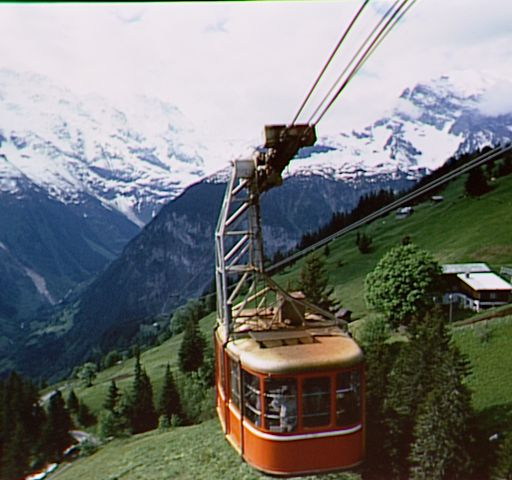
#> input picture S2/MMD/tp4/img.jpg, 512 x 480 px
$ python decode.py
#> lines starting #> are read from the running program, lines starting #| are printed output that depends on the picture; after the words box and inside, x2 and y2 are one past the last pixel; in counts of white or black regions, pixels touching at a corner belong together
import cv2
import numpy as np


def rle(image):
    if not image:
        return []

    runs = []
    current_value = image[0]
    count = 1
    for pixel in image[1:]:
        if pixel == current_value:
            count += 1
        else:
            runs.append((current_value, count))
            current_value = pixel
            count = 1
    runs.append((current_value, count))

    result = []
    current_literal = []

    for value, count in runs:
        if count >= 3:
            while current_literal:
                chunk_length = min(len(current_literal), 127)
                chunk = current_literal[:chunk_length]
                result.append(chunk_length)
                result.extend(chunk)
                current_literal = current_literal[chunk_length:]

            result.append(128 + count)
            result.append(value)
        else:

            current_literal.extend([value] * count)

            while len(current_literal) >= 127:
                chunk = current_literal[:127]
                result.append(127)
                result.extend(chunk)
                current_literal = current_literal[127:]

    while current_literal:
        chunk_length = min(len(current_literal), 127)
        chunk = current_literal[:chunk_length]
        result.append(chunk_length)
        result.extend(chunk)
        current_literal = current_literal[chunk_length:]

    return result


def process_image(image_path, output_txt_path):
#> called with image_path = 'img.jpg', output_txt_path = 'result.txt'
    image = cv2.imread(image_path, cv2.IMREAD_GRAYSCALE)
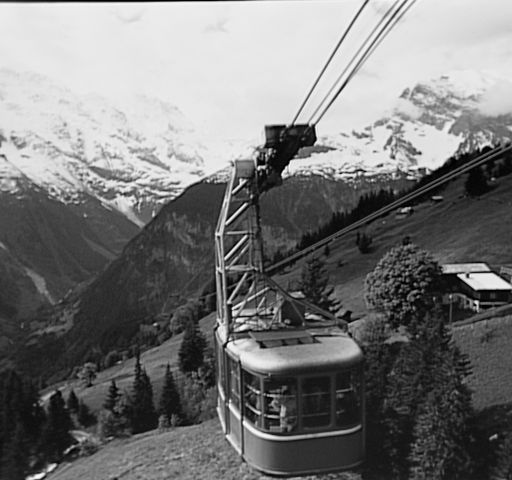
#> image: shape (480, 512); min 0, max 255, mean 119.1

    threshold = 128
    _, binary_image = cv2.threshold(image, threshold, 1, cv2.THRESH_BINARY_INV)
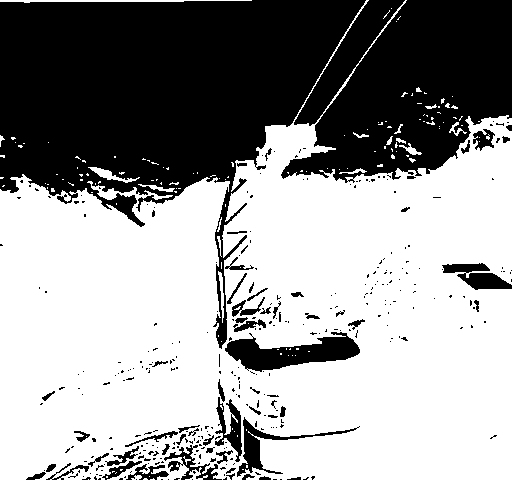
#> binary_image: shape (480, 512); values 0 (black) and 1 (white), 60.2% white; 341 black regions (283 under 20 px), largest, box (x1, y1, x2, y2) and area: (0, 0, 366, 349) 57907, (281, 0, 512, 183) 28856, (225, 332, 360, 372) 2816

    binary_array = binary_image.flatten().tolist()
#> binary_array = 245760 items

    encoded_image = rle(binary_array)
#> in rle, `current_value = image[0]`: current_value = 1
#> after the loop in rle, `for pixel in image[1:]:`: runs = 6452 pairs, first value 0 to 1, second value 1 to 887
#> the loop in rle, `for value, count in runs:` made 6453 passes
#> (value, count) on passes 1 to 3: (1, 252), (0, 114), (1, 3)
#> after the loop in rle, `for value, count in runs:`: current_literal = []; result = 13593 values, max 1015 at index 9279, min 0 at index 3, mean 60.94
#> encoded_image has the same summary as result in rle

    with open(output_txt_path, "w") as file:
        file.write(" ".join(map(str, encoded_image)))

    print(f"Encoded image saved to {output_txt_path}")


image_path = "img.jpg"
output_path = "result.txt"
process_image(image_path, output_path)

$ run again, with S2/MMD/tp4/image.jpg copied over S2/MMD/tp4/img.jpg
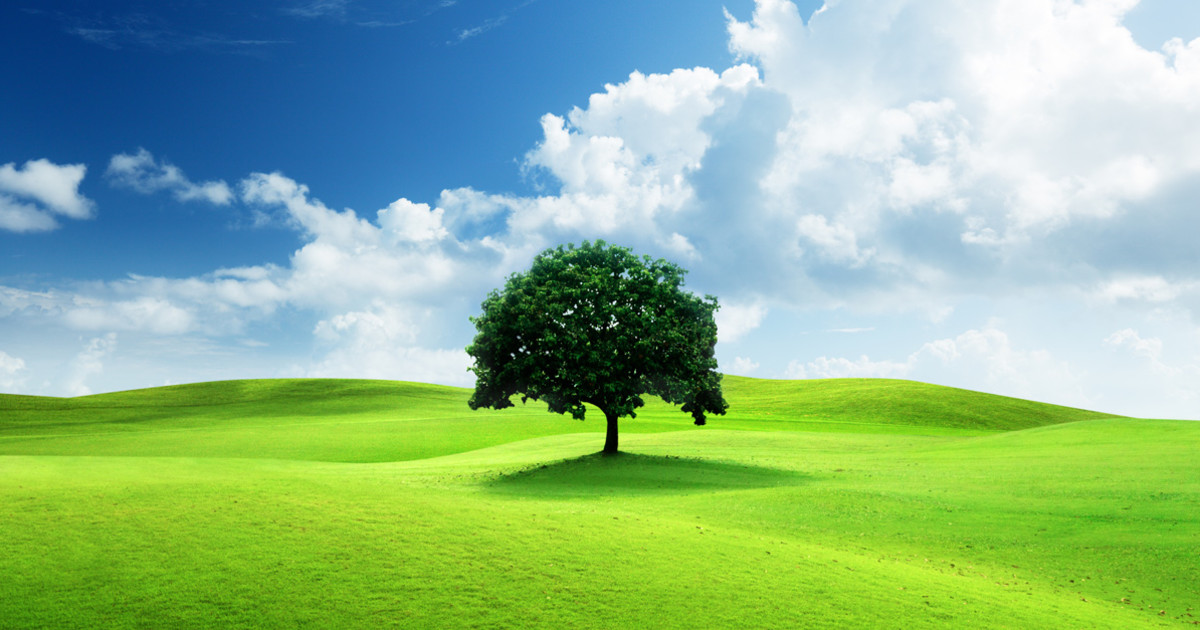
#> input picture S2/MMD/tp4/image.jpg, 1200 x 630 px
#> in process_image, `image = cv2.imread(image_path, cv2.IMREAD_GRAYSCALE)`:
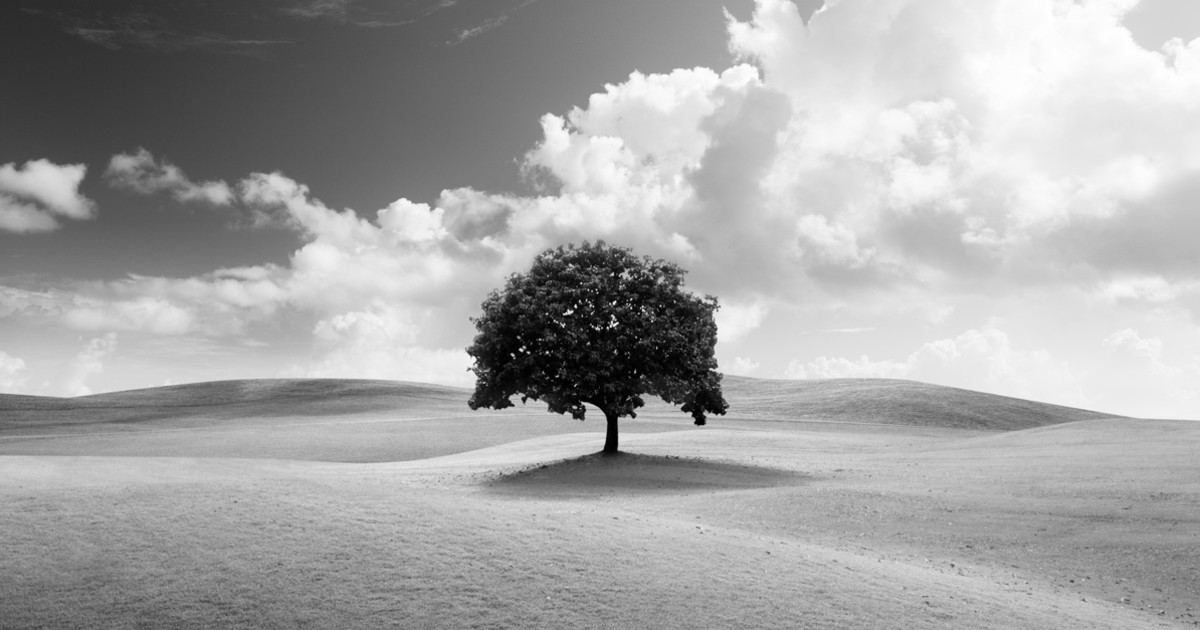
#> image: shape (630, 1200); min 0, max 255, mean 165.3
#> in process_image, `_, binary_image = cv2.threshold(image, threshold, 1, cv2.THRESH_BINARY..`:
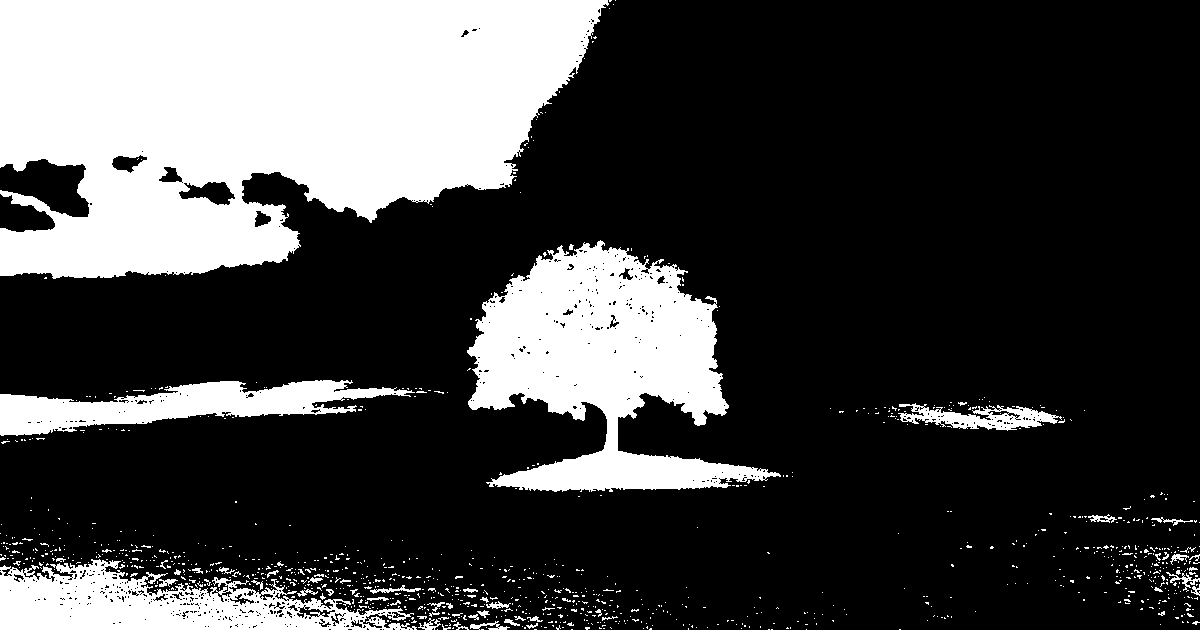
#> binary_image: shape (630, 1200); values 0 (black) and 1 (white), 26.3% white; 1068 white regions (1012 under 20 px), largest, box (x1, y1, x2, y2) and area: (0, 0, 609, 279) 123678, (467, 240, 781, 492) 40501, (0, 559, 417, 630) 15875
#> binary_array = 756000 items
#> current_value = 1
#> after the loop in rle, `for pixel in image[1:]:`: runs = 11523 pairs, first value 0 to 1, second value 1 to 5693
#> the loop in rle, `for value, count in runs:` made 11524 passes
#> (value, count) on passes 1 to 3: (1, 608), (0, 1), (1, 3)
#> after the loop in rle, `for value, count in runs:`: current_literal = []; result = 23406 items
